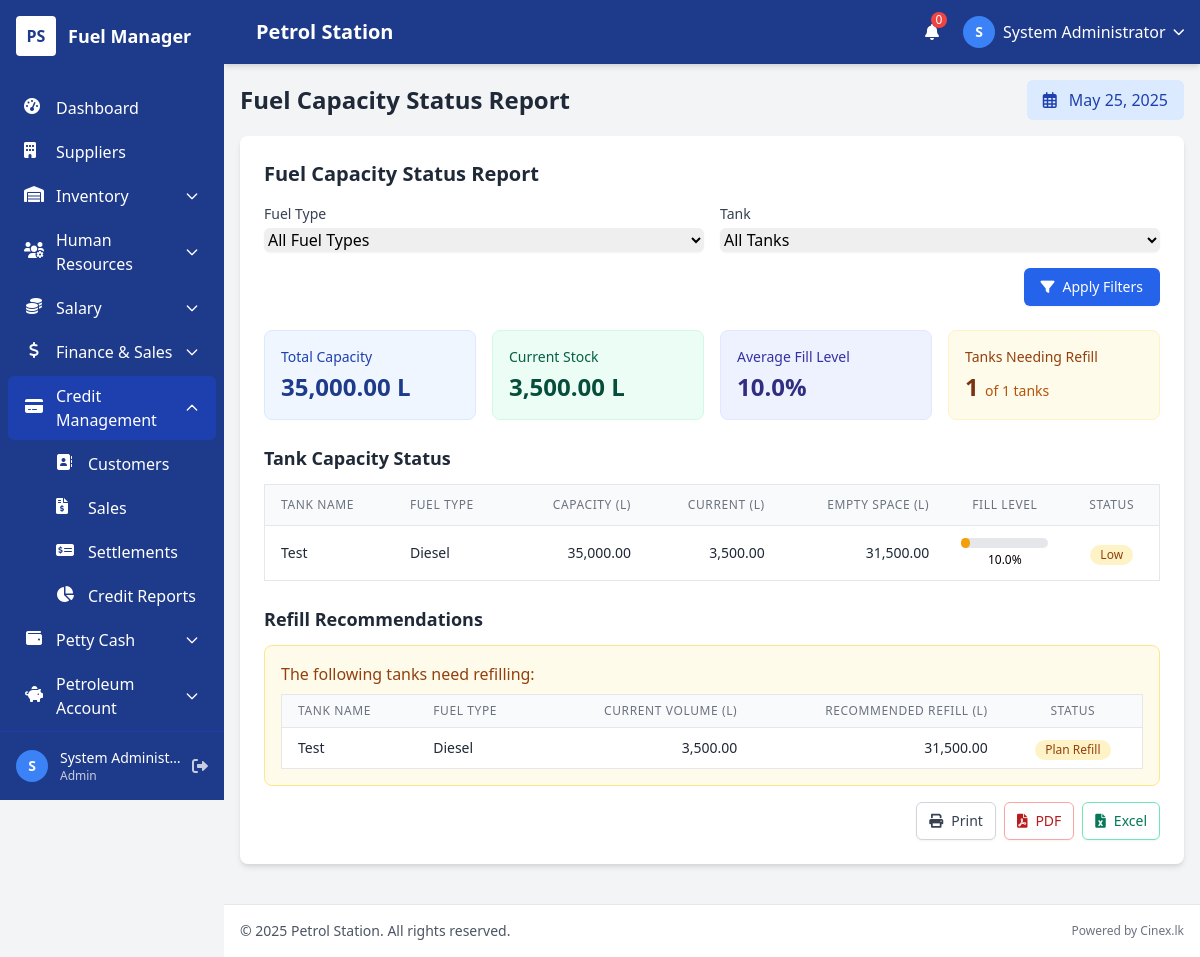
/reports/fuel_capacity_report.php (signed in), run on the app's committed database.
### tables this page shows
CREATE TABLE `users` (
  `user_id` int(11) NOT NULL AUTO_INCREMENT,
  `username` varchar(50) NOT NULL,
  `password` varchar(255) NOT NULL,
  `full_name` varchar(100) NOT NULL,
  `role` enum('admin','manager','cashier','attendant') NOT NULL DEFAULT 'attendant',
  `status` enum('active','inactive') NOT NULL DEFAULT 'active',
  `last_login` datetime DEFAULT NULL,
  `created_at` timestamp NOT NULL DEFAULT current_timestamp(),
  `email` varchar(100) DEFAULT NULL,
  PRIMARY KEY (`user_id`),
  UNIQUE KEY `username` (`username`)
);

CREATE TABLE `tanks` (
  `tank_id` int(11) NOT NULL AUTO_INCREMENT,
  `tank_name` varchar(50) NOT NULL,
  `fuel_type_id` int(11) NOT NULL,
  `capacity` decimal(10,2) NOT NULL,
  `current_volume` decimal(10,2) NOT NULL DEFAULT 0.00,
  `low_level_threshold` decimal(10,2) DEFAULT NULL,
  `status` enum('active','inactive','maintenance') NOT NULL DEFAULT 'active',
  `location` varchar(100) DEFAULT NULL,
  `created_at` timestamp NOT NULL DEFAULT current_timestamp(),
  `updated_at` timestamp NOT NULL DEFAULT current_timestamp() ON UPDATE current_timestamp(),
  `notes` text DEFAULT NULL,
  PRIMARY KEY (`tank_id`),
  KEY `fuel_type_id` (`fuel_type_id`),
  CONSTRAINT `tanks_ibfk_1` FOREIGN KEY (`fuel_type_id`) REFERENCES `fuel_types` (`fuel_type_id`)
);

CREATE TABLE `fuel_types` (
  `fuel_type_id` int(11) NOT NULL AUTO_INCREMENT,
  `fuel_name` varchar(50) NOT NULL,
  `fuel_code` varchar(20) DEFAULT NULL,
  `description` text DEFAULT NULL,
  `created_at` timestamp NOT NULL DEFAULT current_timestamp(),
  PRIMARY KEY (`fuel_type_id`),
  UNIQUE KEY `fuel_name` (`fuel_name`)
);

### reports/fuel_capacity_report.php (the view, shortened to what the rows shown need)
<?php
$page_title = "Fuel Capacity Status Report";
require_once '../includes/header.php';
require_once '../includes/db.php';
$fuel_type_id = isset($_GET['fuel_type_id']) ? $_GET['fuel_type_id'] : null;
$tank_id = isset($_GET['tank_id']) ? $_GET['tank_id'] : null;
function getTankCapacityData($conn, $fuel_type_id = null, $tank_id = null) {
    $sql = "SELECT
                t.tank_id,
                t.tank_name,
                ft.fuel_type_id,
                ft.fuel_name,
                t.capacity,
                t.current_volume,
                t.low_level_threshold,
                (t.current_volume / t.capacity) * 100 as fill_percentage,
                (SELECT fp.selling_price
                 FROM fuel_prices fp
                 WHERE fp.fuel_type_id = ft.fuel_type_id
                 AND fp.status = 'active'
                 ORDER BY fp.effective_date DESC LIMIT 1) as current_price,
                CASE
                    WHEN t.current_volume <= t.low_level_threshold THEN 'critical'
                    WHEN t.current_volume < (t.capacity * 0.3) THEN 'low'
                    WHEN t.current_volume < (t.capacity * 0.6) THEN 'medium'
                    ELSE 'high'
                END as status
            FROM
                tanks t
                JOIN fuel_types ft ON t.fuel_type_id = ft.fuel_type_id
            WHERE
                t.status = 'active'";
    $params = [];
    $types = "";
    $sql .= " ORDER BY status ASC, fill_percentage ASC";
    if (!empty($params)) {
        $stmt = $conn->prepare($sql);
        $stmt->bind_param($types, ...$params);
        $stmt->execute();
        $result = $stmt->get_result();
    } else {
        $result = $conn->query($sql);
    }
    $data = [];
    while ($row = $result->fetch_assoc()) {
        $data[] = $row;
    }
    return $data;
}
$tank_data = getTankCapacityData($conn, $fuel_type_id, $tank_id);
function calculateRefillNeeds($tank) {
    return $tank['capacity'] - $tank['current_volume'];
}
function getRefillRecommendations($tank_data) {
    $recommendations = [];
    foreach ($tank_data as $tank) {
        if ($tank['status'] === 'critical' || $tank['status'] === 'low') {
            $refill_amount = calculateRefillNeeds($tank);
            $recommendations[] = [
                'tank_id' => $tank['tank_id'],
                'tank_name' => $tank['tank_name'],
                'fuel_name' => $tank['fuel_name'],
                'current_volume' => $tank['current_volume'],
                'refill_amount' => $refill_amount,
                'status' => $tank['status'],
                'estimated_cost' => $refill_amount * ($tank['current_price'] ?? 0)
            ];
        }
    }
    return $recommendations;
}
$refill_recommendations = getRefillRecommendations($tank_data);
?>
<div class="bg-white rounded-lg shadow-md p-6 mb-6">
    <h2 class="text-xl font-bold text-gray-800 mb-4">Fuel Capacity Status Report</h2>
    <?php if (empty($tank_data)): ?>
    <div class="bg-yellow-50 rounded-lg p-4 border border-yellow-200 text-yellow-800">
        <p class="font-medium">No tanks found for the selected criteria.</p>
        <p class="text-sm mt-1">Try adjusting your filters.</p>
    </div>
    <?php else: ?>
    <div class="overflow-x-auto">
        <table class="min-w-full bg-white border border-gray-200">
            <thead class="bg-gray-50">
                <tr>
                    <th class="py-3 px-4 text-left text-xs font-medium text-gray-500 uppercase tracking-wider border-b">Tank Name</th>
                    <th class="py-3 px-4 text-left text-xs font-medium text-gray-500 uppercase tracking-wider border-b">Fuel Type</th>
                    <th class="py-3 px-4 text-right text-xs font-medium text-gray-500 uppercase tracking-wider border-b">Capacity (L)</th>
                    <th class="py-3 px-4 text-right text-xs font-medium text-gray-500 uppercase tracking-wider border-b">Current (L)</th>
                    <th class="py-3 px-4 text-right text-xs font-medium text-gray-500 uppercase tracking-wider border-b">Empty Space (L)</th>
                    <th class="py-3 px-4 text-center text-xs font-medium text-gray-500 uppercase tracking-wider border-b">Fill Level</th>
                    <th class="py-3 px-4 text-center text-xs font-medium text-gray-500 uppercase tracking-wider border-b">Status</th>
                </tr>
            </thead>
            <tbody class="divide-y divide-gray-200">
                <?php foreach ($tank_data as $tank): ?>
                    <tr class="hover:bg-gray-50">
                        <td class="py-3 px-4 text-sm text-gray-800"><?= htmlspecialchars($tank['tank_name']) ?></td>
                        <td class="py-3 px-4 text-sm text-gray-800"><?= htmlspecialchars($tank['fuel_name']) ?></td>
                        <td class="py-3 px-4 text-sm text-gray-800 text-right"><?= number_format($tank['capacity'], 2) ?></td>
                        <td class="py-3 px-4 text-sm text-gray-800 text-right"><?= number_format($tank['current_volume'], 2) ?></td>
                        <td class="py-3 px-4 text-sm text-gray-800 text-right"><?= number_format($tank['capacity'] - $tank['current_volume'], 2) ?></td>
                        <td class="py-3 px-4">
                            <div class="w-full bg-gray-200 rounded-full h-2.5">
                                <div class="<?php
                                    if ($tank['status'] === 'critical') echo 'bg-red-600';
                                    elseif ($tank['status'] === 'low') echo 'bg-yellow-500';
                                    elseif ($tank['status'] === 'medium') echo 'bg-blue-500';
                                    else echo 'bg-green-600';
                                ?> h-2.5 rounded-full" style="width: <?= min(100, $tank['fill_percentage']) ?>%"></div>
                            </div>
                            <div class="text-xs text-center mt-1"><?= number_format($tank['fill_percentage'], 1) ?>%</div>
                        </td>
                        <td class="py-3 px-4 text-center">
                            <?php if ($tank['status'] === 'critical'): ?>
                                <span class="inline-flex items-center px-2.5 py-0.5 rounded-full text-xs font-medium bg-red-100 text-red-800">
                                    Critical
                                </span>
                            <?php elseif ($tank['status'] === 'low'): ?>
                                <span class="inline-flex items-center px-2.5 py-0.5 rounded-full text-xs font-medium bg-yellow-100 text-yellow-800">
                                    Low
                                </span>
                            <?php elseif ($tank['status'] === 'medium'): ?>
                                <span class="inline-flex items-center px-2.5 py-0.5 rounded-full text-xs font-medium bg-blue-100 text-blue-800">
                                    Medium
                                </span>
                            <?php else: ?>
                                <span class="inline-flex items-center px-2.5 py-0.5 rounded-full text-xs font-medium bg-green-100 text-green-800">
                                    Good
                                </span>
                            <?php endif; ?>
                        </td>
                    </tr>
                <?php endforeach; ?>
            </tbody>
        </table>
    </div>
    <?php endif; ?>
    <?php if (!empty($refill_recommendations)): ?>
    <div class="bg-yellow-50 border border-yellow-200 rounded-lg p-4 mb-4">
        <div class="overflow-x-auto">
            <table class="min-w-full bg-white border border-gray-200">
                <thead class="bg-gray-50">
                    <tr>
                        <th class="py-2 px-4 text-left text-xs font-medium text-gray-500 uppercase tracking-wider border-b">Tank Name</th>
                        <th class="py-2 px-4 text-left text-xs font-medium text-gray-500 uppercase tracking-wider border-b">Fuel Type</th>
                        <th class="py-2 px-4 text-right text-xs font-medium text-gray-500 uppercase tracking-wider border-b">Current Volume (L)</th>
                        <th class="py-2 px-4 text-right text-xs font-medium text-gray-500 uppercase tracking-wider border-b">Recommended Refill (L)</th>
                        <th class="py-2 px-4 text-center text-xs font-medium text-gray-500 uppercase tracking-wider border-b">Status</th>
                    </tr>
                </thead>
                <tbody class="divide-y divide-gray-200">
                    <?php foreach ($refill_recommendations as $rec): ?>
                        <tr class="hover:bg-gray-50">
                            <td class="py-2 px-4 text-sm text-gray-800"><?= htmlspecialchars($rec['tank_name']) ?></td>
                            <td class="py-2 px-4 text-sm text-gray-800"><?= htmlspecialchars($rec['fuel_name']) ?></td>
                            <td class="py-2 px-4 text-sm text-gray-800 text-right"><?= number_format($rec['current_volume'], 2) ?></td>
                            <td class="py-2 px-4 text-sm text-gray-800 text-right font-medium"><?= number_format($rec['refill_amount'], 2) ?></td>
                            <td class="py-2 px-4 text-center">
                                <?php if ($rec['status'] === 'critical'): ?>
                                    <span class="inline-flex items-center px-2.5 py-0.5 rounded-full text-xs font-medium bg-red-100 text-red-800">
                                        Urgent Refill
                                    </span>
                                <?php else: ?>
                                    <span class="inline-flex items-center px-2.5 py-0.5 rounded-full text-xs font-medium bg-yellow-100 text-yellow-800">
                                        Plan Refill
                                    </span>
                                <?php endif; ?>
                            </td>
                        </tr>
                    <?php endforeach; ?>
                </tbody>
            </table>
        </div>
    </div>
    <?php endif; ?>
</div>
<?php
require_once '../includes/footer.php';
?>

### includes/header.php (shortened to what the rows shown need)
<?php
$current_page = basename($_SERVER['PHP_SELF']);
$user_data = null;
if (isset($_SESSION['user_id'])) {
    require_once __DIR__ . '/db.php';
    $stmt = $conn->prepare("SELECT user_id, username, full_name, role FROM users WHERE user_id = ?");
    $stmt->bind_param("i", $_SESSION['user_id']);
    $stmt->execute();
    $result = $stmt->get_result();
    $user_data = $result->fetch_assoc();
}
?>
<!DOCTYPE html>
<html lang="en">
<head>
    <link href="https://cdn.jsdelivr.net/npm/tailwindcss@2.2.19/dist/tailwind.min.css" rel="stylesheet">
    <link rel="stylesheet" href="https://cdnjs.cloudflare.com/ajax/libs/font-awesome/6.0.0/css/all.min.css">
</head>
<body class="bg-gray-100">
    <?php if ($current_page != 'login.php'): ?>
    <div class="min-h-screen">
        <div id="main-content-wrapper">
            <header class="bg-header shadow-md z-20 sticky top-0 main-header">
                <div class="flex justify-between items-center h-16 px-4">
                    <div class="flex items-center space-x-4">
                        <?php if ($user_data): ?>
                        <div class="relative">
                            <button id="user-menu-button" class="flex items-center space-x-2 text-white focus:outline-none">
                                <div class="w-8 h-8 rounded-full bg-secondary flex items-center justify-center">
                                    <?php
                                    $initials = 'S';
                                    if (isset($user_data['full_name'])) {
                                        $name_parts = explode(' ', $user_data['full_name']);
                                        $initials = strtoupper(substr($name_parts[0], 0, 1));
                                        if (count($name_parts) > 1) {
                                            $initials = strtoupper(substr($name_parts[0], 0, 1));
                                        }
                                    }
                                    ?>
                                    <span class="text-sm font-bold"><?= $initials ?></span>
                                </div>
                                <span class="hidden md:inline"><?= htmlspecialchars($user_data['full_name']) ?></span>
                                <i class="fas fa-chevron-down text-xs"></i>
                            </button>
                        </div>
                        <?php endif; ?>
                    </div>
                </div>
            </header>
            <main class="p-4">
                <?php if (isset($page_title)): ?>
                <div class="flex flex-col md:flex-row justify-between items-start md:items-center mb-4">
                    <div>
                        <h1 class="text-2xl font-bold text-gray-800"><?= htmlspecialchars($page_title) ?></h1>
                    </div>
                </div>
                <?php endif; ?>
    <?php endif; ?>

### data on the page
users: full_name "S", full_name "System Administrator"
tanks: tank_name "Test", fuel_type.fuel_name "Diesel", capacity "35,000.00", current_volume "3,500.00", $tank['capacity'] - $tank['current_volume'] "31,500.00", min(100, $tank['fill_percentage']) 10.000000 (drawn), fill_percentage "10.0", refill_amount "31,500.00"

### other printed values
$text "Dashboard Suppliers Customers Sales Settlements Credit Reports"
substr($_SESSION['full_name'] ?? 'U', 0, 1) "S"
$_SESSION['full_name'] "System Administ…"
$_SESSION['role'] "Admin"
$company_name "Petrol Station"
$page_title "Fuel Capacity Status Report"
$summary_stats['total_capacity'] "35,000.00"
$summary_stats['total_volume'] "3,500.00"
$summary_stats['average_fill'] "10.0"
$summary_stats['total_tanks'] "1"
get_setting('company_name', 'Fuel Manager') "Petrol Station"
